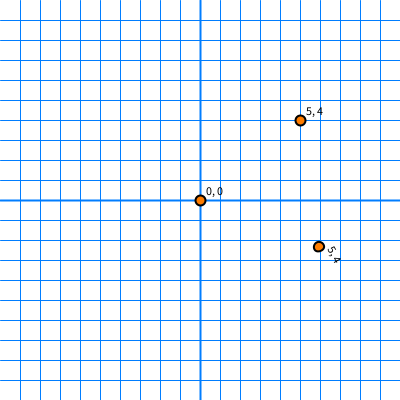
Frame 1 (no input)
Frame 60 (the mouse pressed at the canvas centre just before this capture): identical to frame 1, image omitted
Frame 120 (the mouse held since frame 60 and released just before this capture): identical to frame 1, image omitted

The Processing sketch that drew this single still picture (run headless with seeded random() and noise(); from frame 60 on, the mouse is pressed at the canvas centre):

// Processing sketch: GraphPaper
// ── GraphPaper.pde



int cellSize = 20;
float theta = PI/3;

void setup(){
  size(400, 400);
}

void draw(){
  drawGrid();
  println("\nIdentity matrix");
  printMatrix();
  
  translate(width/2, height/2);
  println("Translation matrix");
  printMatrix();
  
  drawDot(0, 0);
  drawDot(5, 4);
  
  rotate(theta);
  println("Rotation + translation matrix");
  printMatrix();
  println("sin(theta) = " + sin(theta));
  println("cos(theta) = " + cos(theta));

  drawDot(5, 4);
}

void drawGrid(){
  background(255);
  stroke(0, 125, 255);
  strokeWeight(1);
  
  // draw horizontal lines
  for (int i = cellSize; i < height; i += cellSize){
    line(0, i, width, i);
  }
  
  // draw vertical lines
  for (int i = cellSize; i < width; i += cellSize){
    line(i, 0, i, height);
  }
  
  // draw axes thicker
  strokeWeight(2);
  line(0, height/2, width, height/2);
  line(width/2, 0, width/2, height);
}

void drawDot(int _x, int _y){
  int xCoord = _x * cellSize;
  int yCoord = -(_y * cellSize);
  
  fill(255, 125, 0);
  stroke(0);
  ellipse(xCoord, yCoord, 10, 10);
  
  fill(0);
  text(_x + ", " + _y, xCoord + 6, yCoord - 6); 
}
